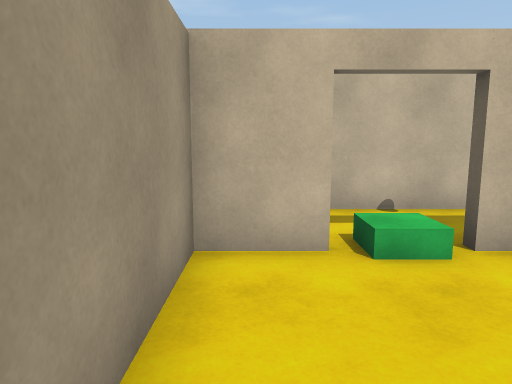
[1] (above)

12 first-person views from a walk through a Unity game level. The camera is 1.5 m above the floor, tilts 8° down and sees 70° across. The floor is counted in squares, 1 m on a side. Each view is taken from the middle of a square. On the plan, view 1 faces up. The plan holds only what a view shows up to about 16 squares ahead; the rest is blank. The place goes on beyond the plan. The player character is not drawn.

[2]
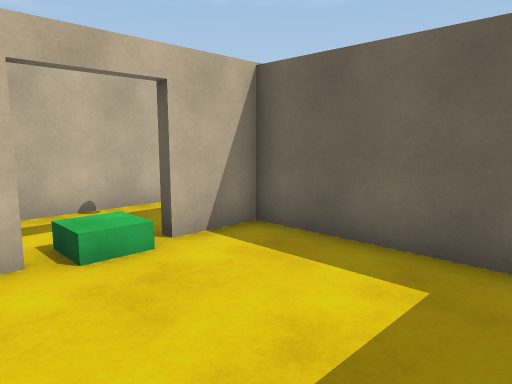

[3]
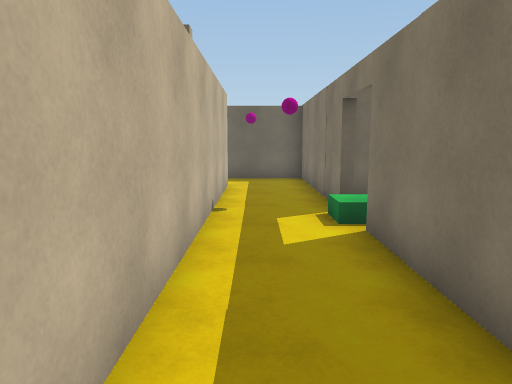

[4]
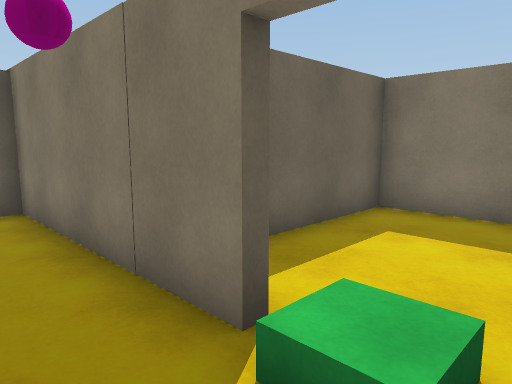

[5]
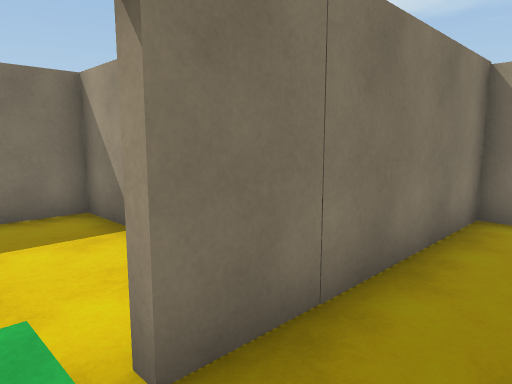

[6]
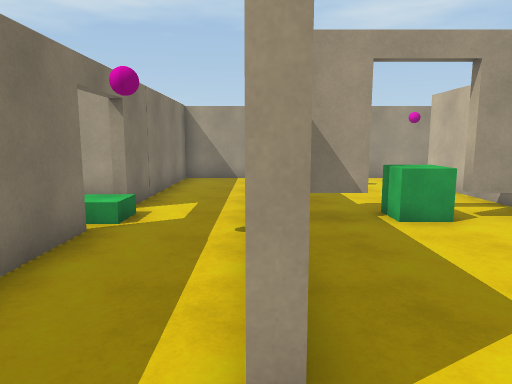

[7]
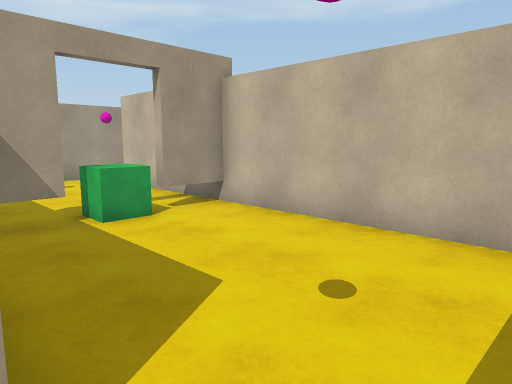

[8]
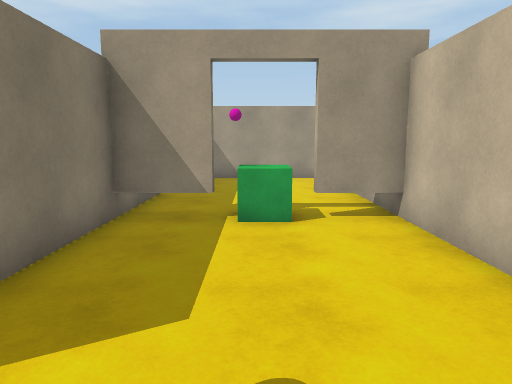

[9]
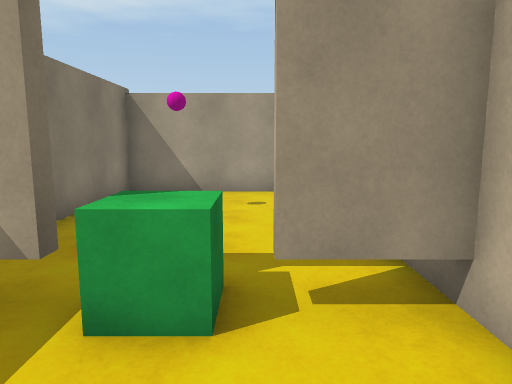

[10]
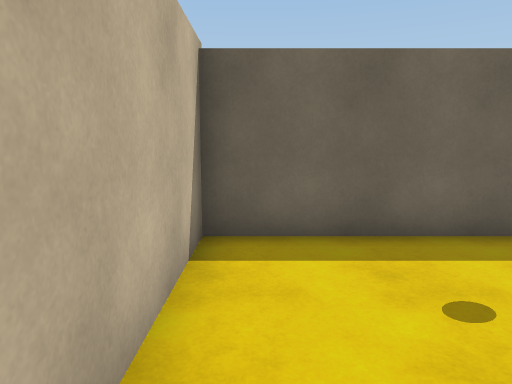

[11]
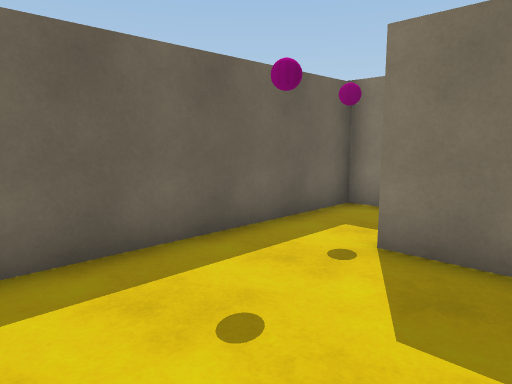

[12]
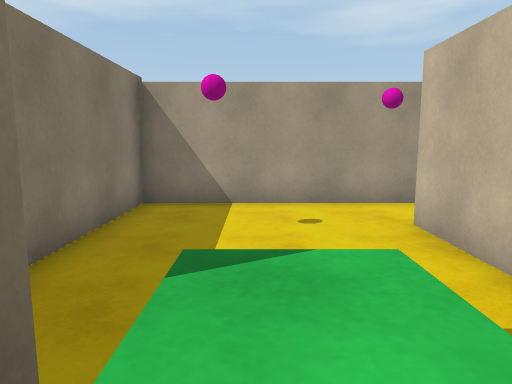

### Floor plan
Points are (right, up) in squares from view 1. A wall is a line through its corners. A room is listed if a view was taken in it or the views show most of it. See-through windows are left out.
Room 1 (views 1, 2, 3, 4, 5)
walls: (-0.8, 4.9) (-0.8, -0.9) (0.8, -0.9); (2.2, -0.9) (4.9, -0.9) (4.9, 5.2) (9.6, 5.2) (9.6, 7.4); (7.3, 7.9) (-3.9, 7.9); (-5.7, 7.6) (-5.7, 5.2) (-0.6, 5.2)
ways out: opening at (8.5, 8) to room 2
objects: other object (0, 5) to (1, 5); other object (3, 5) to (4, 5)
Room 2 (views 6, 7, 8, 9, 10, 11, 12)
walls: (-5.7, 13.5) (-5.7, 8.3) (7.3, 8.3) (7.3, 7.9); (9.6, 7.4) (9.6, 13.9) (-3.5, 13.9)
low walls: (2.4, 11.6) (2.4, 10.7) (1.2, 10.7)
ways out: opening at (8.5, 8) to room 1; opening at (-4.5, 14)
objects: other object (2, 9) to (2, 10); other object (2, 12) to (2, 13)

Where each view was taken, in squares from view 1:
view 1: 0 up, 0 right, facing up
view 2: 0 up, 0 right, facing up-right
view 3: 7 up, 5 left, facing right
view 4: 7 up, 1 right, facing down-right
view 5: 7 up, 2 right, facing down-left
view 6: 8 up, 9 right, facing left
view 7: 8 up, 9 right, facing up-left
view 8: 11 up, 9 right, facing left
view 9: 12 up, 5 right, facing left
view 10: 13 up, 4 right, facing right
view 11: 13 up, 5 right, facing down-right
view 12: 11 up, 3 right, facing left
